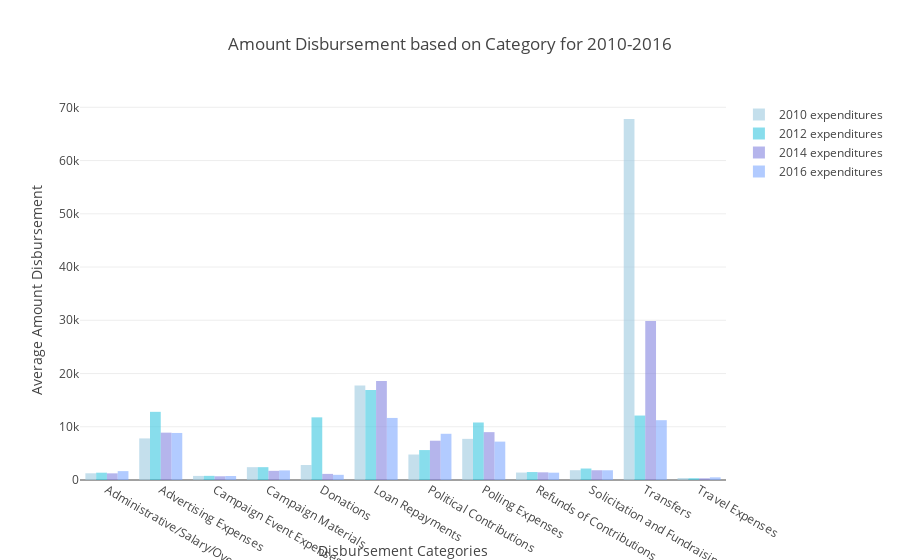

Notebook source saved alongside this figure:
### Code cell
#Viz Disbursement amount each year on different categories

x = catArray['cat_des']
y1 = row2010['dis_amo']
y2 = row2012['dis_amo']
y3 = row2014['dis_amo']
y4 = row2016['dis_amo']

trace1 = go.Bar(
    x=x,
    y=y1,
    name='2010 expenditures',
    textposition = 'auto',
    marker=dict(
        color='rgb(158,202,225)',
        line=dict(
            color='rgb(8,48,107)')
        ),
    opacity=0.6
)

trace2 = go.Bar(
    x=x,
    y=y2,
    name='2012 expenditures',
    textposition = 'auto',
    marker=dict(
        color='rgb(58,200,225)',
        line=dict(
            color='rgb(8,48,107)'
            ),
        ),
    opacity=0.6
)

trace3 = go.Bar(
    x=x,
    y=y3,
    name='2014 expenditures',
    textposition = 'auto',
    marker=dict(
        color='rgb(133, 133, 224)',
        line=dict(
            color='rgb(133, 133, 224)')
        ),
    opacity=0.6
)

trace4 = go.Bar(
    x=x,
    y=y4,
    name='2016 expenditures',
    textposition = 'auto',
    marker=dict(
        color='rgb(128, 170, 255)',
        line=dict(
            color='rgb(128, 170, 255)')
        ),
    opacity=0.6
)
layout = dict(title = 'Amount Disbursement based on Category for 2010-2016',
             yaxis = dict(title = 'Average Amount Disbursement'),
              xaxis = dict(title = 'Disbursement Categories'),
             )
data = [trace1,trace2,trace3,trace4]
fig = go.Figure(data=data, layout=layout)
py.offline.iplot(fig)

### Figure 1 — Plotly figure (JSON) as saved in the notebook; plotly's stock layout.template omitted (floating-point values rounded to 4 significant figures)
{"data": [{"marker": {"color": "rgb(158,202,225)", "line": {"color": "rgb(8,48,107)"}}, "name": "2010 expenditures", "opacity": 0.6, "textposition": "auto", "type": "bar", "x": ["Administrative/Salary/Overhead Expenses ", "Advertising Expenses ", "Campaign Event Expenses", "Campaign Materials", "Donations", "Loan Repayments", "Political Contributions", "Polling Expenses", "Refunds of Contributions", "Solicitation and Fundraising Expenses ", "Transfers", "Travel Expenses"], "y": [1266.0, 7814.0, 769.1, 2410.0, 2813.0, 17750.0, 4789.0, 7728.0, 1402.0, 1838.0, 67800.0, 365.3]}, {"marker": {"color": "rgb(58,200,225)", "line": {"color": "rgb(8,48,107)"}}, "name": "2012 expenditures", "opacity": 0.6, "textposition": "auto", "type": "bar", "x": ["Administrative/Salary/Overhead Expenses ", "Advertising Expenses ", "Campaign Event Expenses", "Campaign Materials", "Donations", "Loan Repayments", "Political Contributions", "Polling Expenses", "Refunds of Contributions", "Solicitation and Fundraising Expenses ", "Transfers", "Travel Expenses"], "y": [1376.0, 12800.0, 779.0, 2411.0, 11770.0, 16910.0, 5624.0, 10800.0, 1494.0, 2158.0, 12110.0, 341.9]}, {"marker": {"color": "rgb(133, 133, 224)", "line": {"color": "rgb(133, 133, 224)"}}, "name": "2014 expenditures", "opacity": 0.6, "textposition": "auto", "type": "bar", "x": ["Administrative/Salary/Overhead Expenses ", "Advertising Expenses ", "Campaign Event Expenses", "Campaign Materials", "Donations", "Loan Repayments", "Political Contributions", "Polling Expenses", "Refunds of Contributions", "Solicitation and Fundraising Expenses ", "Transfers", "Travel Expenses"], "y": [1253.0, 8895.0, 701.7, 1725.0, 1145.0, 18600.0, 7381.0, 8991.0, 1445.0, 1833.0, 29850.0, 326.0]}, {"marker": {"color": "rgb(128, 170, 255)", "line": {"color": "rgb(128, 170, 255)"}}, "name": "2016 expenditures", "opacity": 0.6, "textposition": "auto", "type": "bar", "x": ["Administrative/Salary/Overhead Expenses ", "Advertising Expenses ", "Campaign Event Expenses", "Campaign Materials", "Donations", "Loan Repayments", "Political Contributions", "Polling Expenses", "Refunds of Contributions", "Solicitation and Fundraising Expenses ", "Transfers", "Travel Expenses"], "y": [1668.0, 8836.0, 753.8, 1805.0, 975.1, 11660.0, 8682.0, 7213.0, 1379.0, 1827.0, 11240.0, 500.8]}], "layout": {"title": "Amount Disbursement based on Category for 2010-2016", "xaxis": {"title": "Disbursement Categories"}, "yaxis": {"title": "Average Amount Disbursement"}}}
